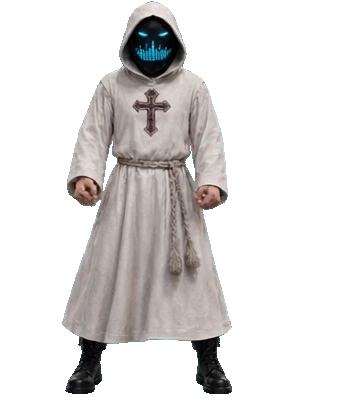
#> input picture assets/monks/dance/monje-left-dance.webp, 360 x 402 px; its folder holds 2 pictures in this run
$ python inspect-dance-assets.py
#> lines starting #> are read from the running program, lines starting #| are printed output that depends on the picture; after the words box and inside, x2 and y2 are one past the last pixel; in counts of white or black regions, pixels touching at a corner belong together
#!/usr/bin/env python3
"""Inspect the current animated WebP loops without modifying production assets."""
from __future__ import annotations

import json
from pathlib import Path
from PIL import Image, ImageChops, ImageDraw, ImageFont, ImageSequence, ImageStat

ROOT = Path(__file__).resolve().parents[1]
ASSET_DIR = ROOT / "assets" / "monks" / "dance"
OUT = ROOT / "phase1-dance-inspection"
OUT.mkdir(parents=True, exist_ok=True)

BACKGROUND = (18, 16, 28, 255)
CELL_GAP = 16
LABEL_HEIGHT = 30


def alpha_bbox(image: Image.Image):
    alpha = image.getchannel("A")
    return alpha.getbbox()


def composite(image: Image.Image) -> Image.Image:
    canvas = Image.new("RGBA", image.size, BACKGROUND)
    canvas.alpha_composite(image.convert("RGBA"))
    return canvas.convert("RGB")


def inspect(side: str) -> dict:
#> called with side = 'left'
    source_path = ASSET_DIR / f"monje-{side}-dance.webp"
    if not source_path.is_file():
        raise FileNotFoundError(source_path)

    frames: list[Image.Image] = []
    durations: list[int] = []
    with Image.open(source_path) as source:
#> source is the input picture: PIL image 360x402 RGBA; mean R, G, B, A 55.3, 72.3, 74.5, 76.4
        source_size = source.size
#> source_size = (360, 402)
        loop = source.info.get("loop", None)
#> loop = 0
        for index, frame in enumerate(ImageSequence.Iterator(source)):
            rgba = frame.convert("RGBA").copy()
            frames.append(rgba)
            durations.append(int(frame.info.get("duration", source.info.get("duration", 0)) or 0))
            rgba.save(OUT / side / f"frame-{index:02d}.png") if (OUT / side).mkdir(parents=True, exist_ok=True) is None else None
#> this loop made 63 passes
#> after the loop, durations = 63 values from 40 to 40; frames = 63 items

    if not frames:
        raise RuntimeError(f"No frames decoded from {source_path}")

    cols = 3
    rows = (len(frames) + cols - 1) // cols
#> rows = 21
    w, h = source_size
#> w = 360; h = 402
    sheet = Image.new("RGB", (cols * w + (cols + 1) * CELL_GAP, rows * (h + LABEL_HEIGHT) + (rows + 1) * CELL_GAP), (9, 8, 15))
    mask_sheet = Image.new("RGB", sheet.size, (9, 8, 15))
    draw = ImageDraw.Draw(sheet)
    mask_draw = ImageDraw.Draw(mask_sheet)
    font = ImageFont.load_default()

    frame_stats = []
    for index, frame in enumerate(frames):
        x = CELL_GAP + (index % cols) * (w + CELL_GAP)
        y = CELL_GAP + (index // cols) * (h + LABEL_HEIGHT + CELL_GAP)
        sheet.paste(composite(frame), (x, y))
        draw.text((x + 2, y + h + 6), f"Frame {index:02d} · {durations[index]} ms", fill=(245, 241, 255), font=font)
        mask = frame.getchannel("A").convert("RGB")
        mask_sheet.paste(mask, (x, y))
        mask_draw.text((x + 2, y + h + 6), f"Alpha {index:02d}", fill=(245, 241, 255), font=font)

        alpha = frame.getchannel("A")
        stat = ImageStat.Stat(alpha)
        frame_stats.append({
            "index": index,
            "durationMs": durations[index],
            "alphaBoundingBox": alpha_bbox(frame),
            "alphaMean": round(stat.mean[0], 3),
            "alphaExtrema": alpha.getextrema(),
        })
#> this loop made 63 passes
#> (x, y) on passes 1 to 12: (16, 16), (392, 16), (768, 16), (16, 464), (392, 464), (768, 464), (16, 912), (392, 912), (768, 912), (16, 1360), (392, 1360), (768, 1360)
#> pass 1, in inspect, `mask = frame.getchannel("A").convert("RGB")`:
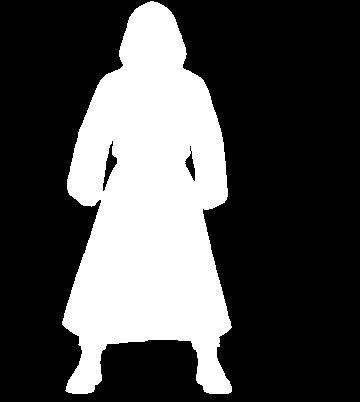
#> mask: PIL image 360x402 RGB; 29.9% white; 1 white region, box (x1, y1, x2, y2) and area: (62, 1, 232, 394) 43336
#> after the loop:
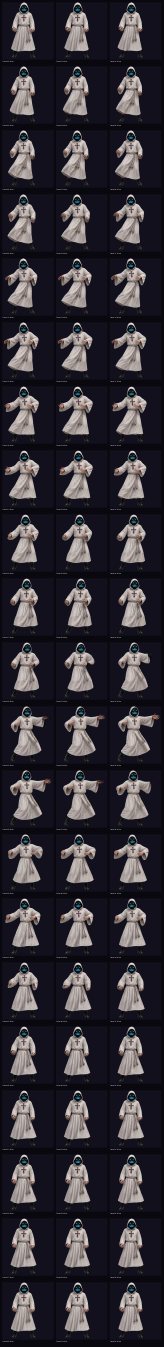
#> sheet: PIL image 1144x9424 RGB (shown at 1/7 size); mean R, G, B 52.2, 48.6, 55.8
#> after the loop, frame_stats = 63 items

    sheet.save(OUT / f"{side}-contact-sheet.png", optimize=True)
    mask_sheet.save(OUT / f"{side}-alpha-sheet.png", optimize=True)

    adjacent_diffs = []
    for index, frame in enumerate(frames):
        nxt = frames[(index + 1) % len(frames)]
        diff = ImageChops.difference(frame, nxt)
        bbox = diff.getbbox()
        adjacent_diffs.append({"from": index, "to": (index + 1) % len(frames), "changedBounds": bbox})
#> this loop made 63 passes
#> bbox on passes 1 to 12: (58, 0, 232, 395), (55, 0, 232, 395), (50, 0, 231, 395), (47, 0, 231, 395), (43, 0, 230, 395), (40, 0, 229, 395), (36, 0, 228, 395), (35, 0, 230, 395), (35, 0, 234, 395), (29, 0, 238, 395), (25, 0, 241, 395), (18, 0, 246, 394)
#> after the loop, adjacent_diffs = 63 items

    return {
        "source": str(source_path.relative_to(ROOT)).replace("\\", "/"),
        "format": "animated WebP",
        "dimensions": list(source_size),
        "frameCount": len(frames),
        "loop": loop,
        "durationsMs": durations,
        "totalDurationMs": sum(durations),
        "frames": frame_stats,
        "adjacentFrameDifferences": adjacent_diffs,
        "contactSheet": f"{side}-contact-sheet.png",
        "alphaSheet": f"{side}-alpha-sheet.png",
    }


report = {
    "purpose": "Visual and alpha-channel audit before frame interpolation",
    "method": "Pillow frame extraction; no source or runtime assets are modified",
    "performers": {side: inspect(side) for side in ("left", "right")},
}
#> call 2 of inspect, with side = 'right'
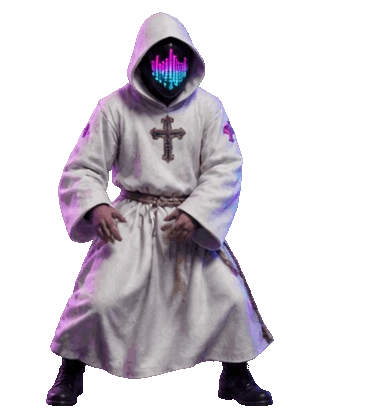
#> input picture assets/monks/dance/monje-right-dance.webp, 385 x 418 px
#> in inspect, source is the input picture: PIL image 385x418 RGBA; mean R, G, B, A 75.9, 58.8, 72.4, 86.9
#> the loop in inspect (call 2), `for index, frame in enumerate(ImageSequence.Iterator(source)):` made 9 passes
#> after the loop in inspect (call 2), `for index, frame in enumerate(ImageSequence.Iterator(source)):`:
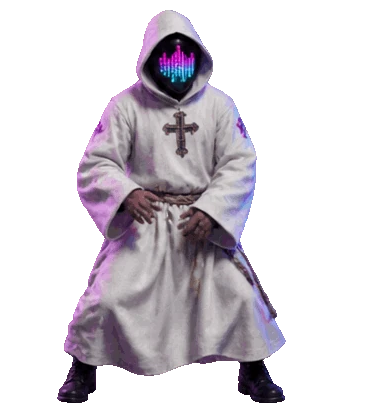
#> rgba: PIL image 385x418 RGBA; mean R, G, B, A 122.3, 83, 111, 85.7; transparent parts drawn white
#> after the loop in inspect (call 2), `for index, frame in enumerate(ImageSequence.Iterator(source)):`: durations = [280, 280, 280, 280, 280, 280, 280, 280, 280]; frames = 9 items
#> in inspect (call 2), `rows = (len(frames) + cols - 1) // cols`: rows = 3
#> the loop in inspect (call 2), `for index, frame in enumerate(frames):` made 9 passes
#> (x, y) on passes 1 to 9: (16, 16), (417, 16), (818, 16), (16, 480), (417, 480), (818, 480), (16, 944), (417, 944), (818, 944)
#> after the loop in inspect (call 2), `for index, frame in enumerate(frames):`: alpha: PIL image 385x418 L; 33.6% white; 1 white region, box (x1, y1, x2, y2) and area: (57, 10, 286, 403) 54106
#> after the loop in inspect (call 2), `for index, frame in enumerate(frames):`:
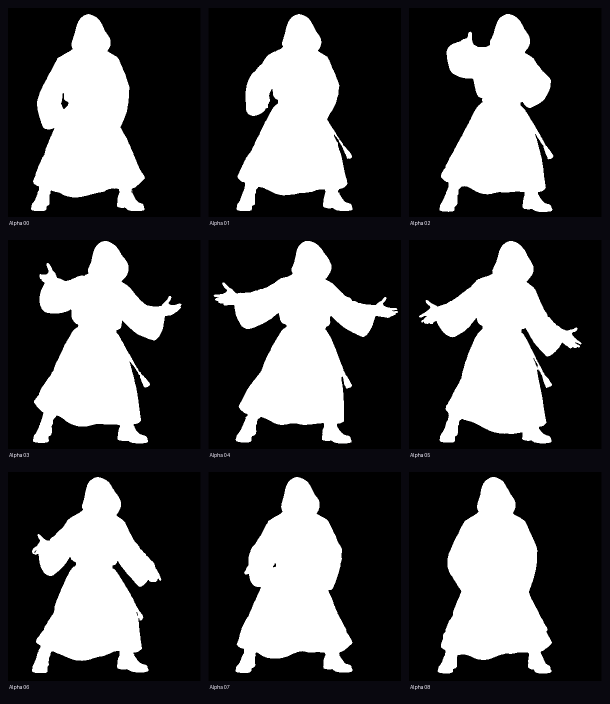
#> mask_sheet: PIL image 1219x1408 RGB (shown at 1/2 size); mean R, G, B 77.8, 77.6, 78.7
#> after the loop in inspect (call 2), `for index, frame in enumerate(frames):`:
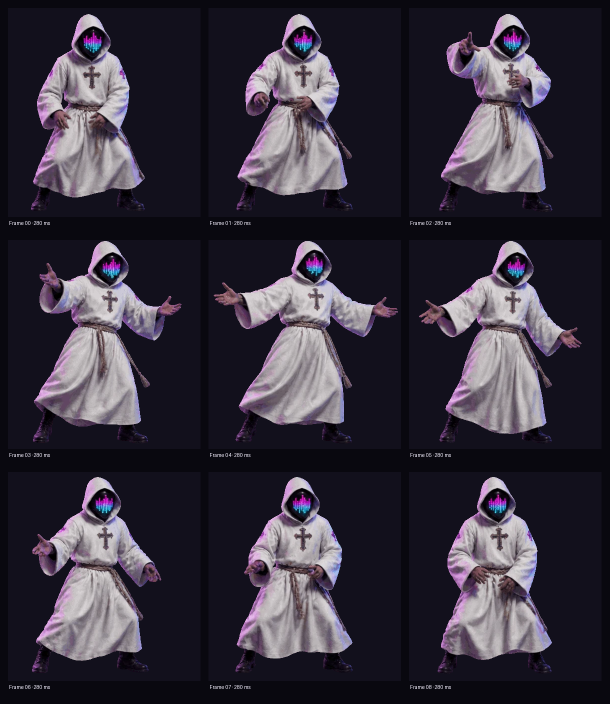
#> sheet: PIL image 1219x1408 RGB (shown at 1/2 size); mean R, G, B 54.1, 48.9, 61.2
#> after the loop in inspect (call 2), `for index, frame in enumerate(frames):`: frame_stats = 9 items
#> the loop in inspect (call 2), `for index, frame in enumerate(frames):` made 9 passes
#> bbox on passes 1 to 9: (46, 12, 288, 406), (56, 12, 289, 408), (50, 2, 347, 408), (10, 2, 379, 407), (10, 2, 379, 407), (20, 2, 345, 407), (48, 10, 307, 402), (54, 10, 288, 403), (46, 10, 286, 406)
#> pass 3, in inspect (call 2), `diff = ImageChops.difference(frame, nxt)`:
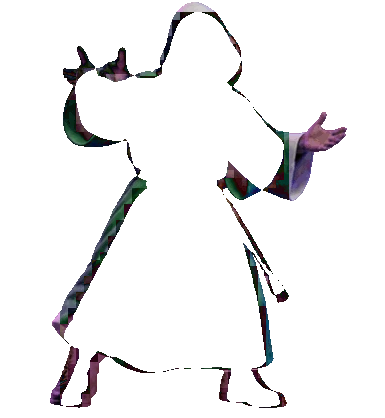
#> diff: PIL image 385x418 RGBA; mean R, G, B, A 40.3, 30.1, 37.4, 20.7; transparent parts drawn white
(OUT / "report.json").write_text(json.dumps(report, indent=2), encoding="utf-8")
print(json.dumps({
    side: {
        "dimensions": value["dimensions"],
        "frames": value["frameCount"],
        "durationsMs": value["durationsMs"],
        "totalDurationMs": value["totalDurationMs"],
        "contactSheet": value["contactSheet"],
        "alphaSheet": value["alphaSheet"],
    }
    for side, value in report["performers"].items()
}, indent=2))
#> (printed output is left out)
